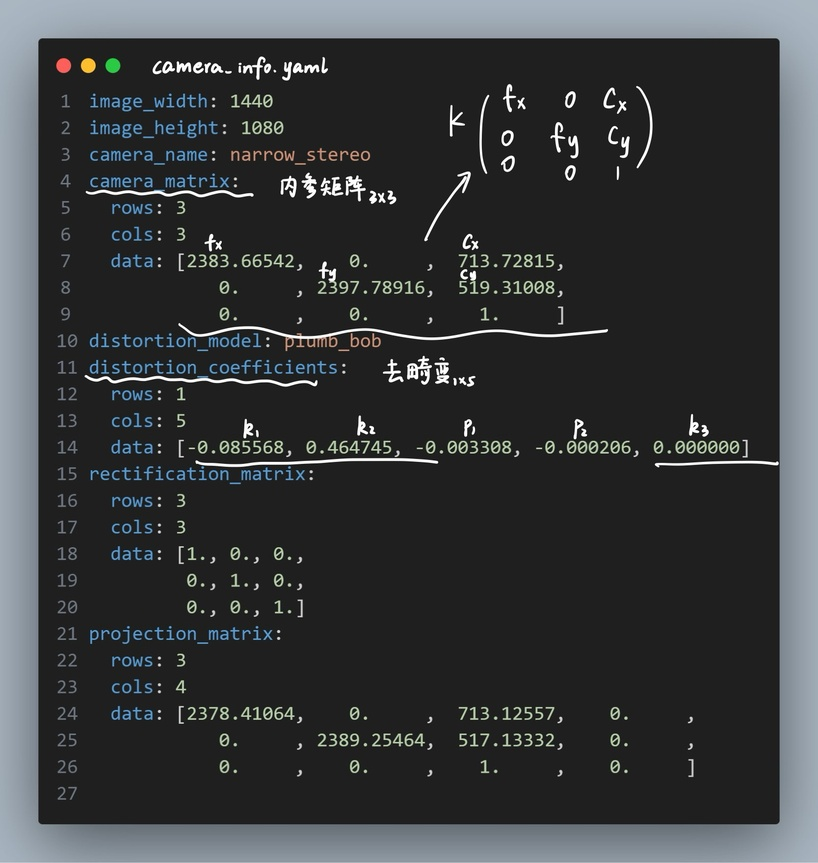
//> input picture Lesson4_camera_caliberation/images/1.2.jpg, 818 x 863 px, shrunk from 1667 x 1760 before the run
$ ./contours ../../../../../Lesson4_camera_caliberation/images/1.2.jpg 3   (built with g++ and OpenCV 4)
//> lines starting //> are read from the running program, lines starting //| are printed output that depends on the picture; after the words box and inside, x2 and y2 are one past the last pixel; in counts of white or black regions, pixels touching at a corner belong together
#include <opencv2/opencv.hpp>
#include <iostream>
#include <string>

int main(int argc, char* argv[]) {
    // 1. 处理命令行传参
    if (argc < 3) {
        std::cerr << "Usage: " << argv[0] << " <image_path> <binary_threshold>" << std::endl;
        return -1;
    }

    // 2. 读取图像
    cv::Mat bgr_image = cv::imread(argv[1]);
//> bgr_image is the input picture: 863 rows x 818 cols, CV_8UC3; mean B, G, R 61, 59.3, 56.6
    if (bgr_image.empty()) {
        std::cerr << "无法加载图像！" << std::endl;
        return -1;
    }

    // 3. 从命令行获取阈值
    int binary_thres=std::stoi(argv[2]);
//> binary_thres = 3


    // 4. 图像预处理（二值化）
    cv::Mat gray_image, binary_img;
    cv::cvtColor(bgr_image, gray_image, cv::COLOR_BGR2GRAY); // brg转gray
    cv::threshold(gray_image, binary_img, binary_thres, 255, cv::THRESH_BINARY); // 二值化
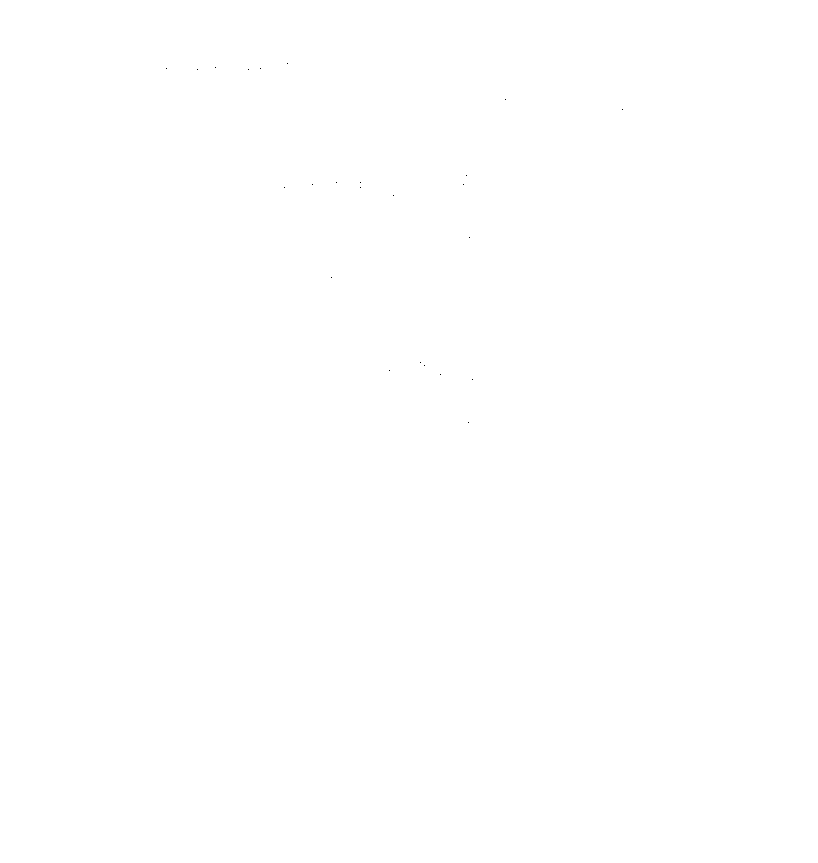
//> binary_img: 863 rows x 818 cols, CV_8UC1; 100% white; black in thin lines or dots, all inside (x1, y1, x2, y2) = (166, 63, 623, 423)

    // 5. 查找轮廓
    std::vector<std::vector<cv::Point>> contours;
    std::vector<cv::Vec4i> hierarchy;
    cv::findContours(binary_img, contours, hierarchy, cv::RETR_TREE, cv::CHAIN_APPROX_SIMPLE);
//> contours = 25 contours, 24 with area under 20; largest, box (x1, y1, x2, y2) and area: (0, 0, 818, 863) 704254

    // 6. 创建原图副本并在上面绘制轮廓
    cv::Mat image_with_contours = bgr_image.clone();  // 创建深拷贝
    cv::drawContours(image_with_contours, contours, -1, cv::Scalar(0, 255, 0), 2);  // 绘制所有轮廓
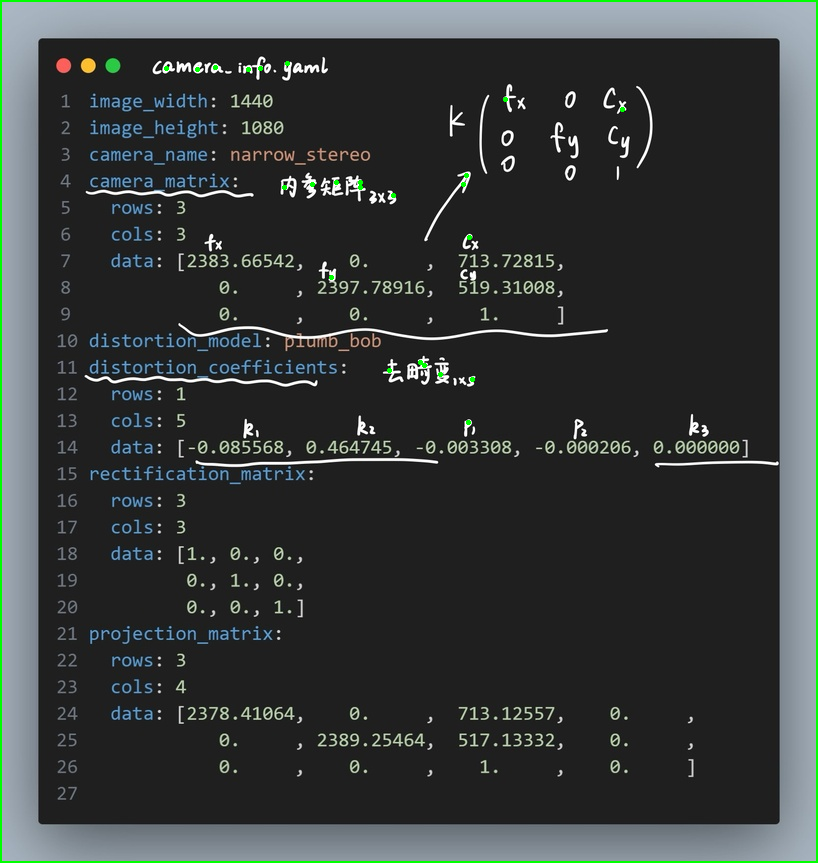
//> image_with_contours: 863 rows x 818 cols, CV_8UC3; 1.02% of pixels changed, all inside (x1, y1, x2, y2) = (0, 0, 818, 863)

    cv::imshow("Original Image", bgr_image);
    cv::imshow("Binary Image", binary_img);
    cv::imshow("Contours on Original", image_with_contours);

    // 9. 保存结果
    cv::imwrite("original_with_contours.jpg", image_with_contours);

    cv::waitKey(0);
    return 0;
}

$ run again, on Lesson4_camera_caliberation/images/4.3.jpg
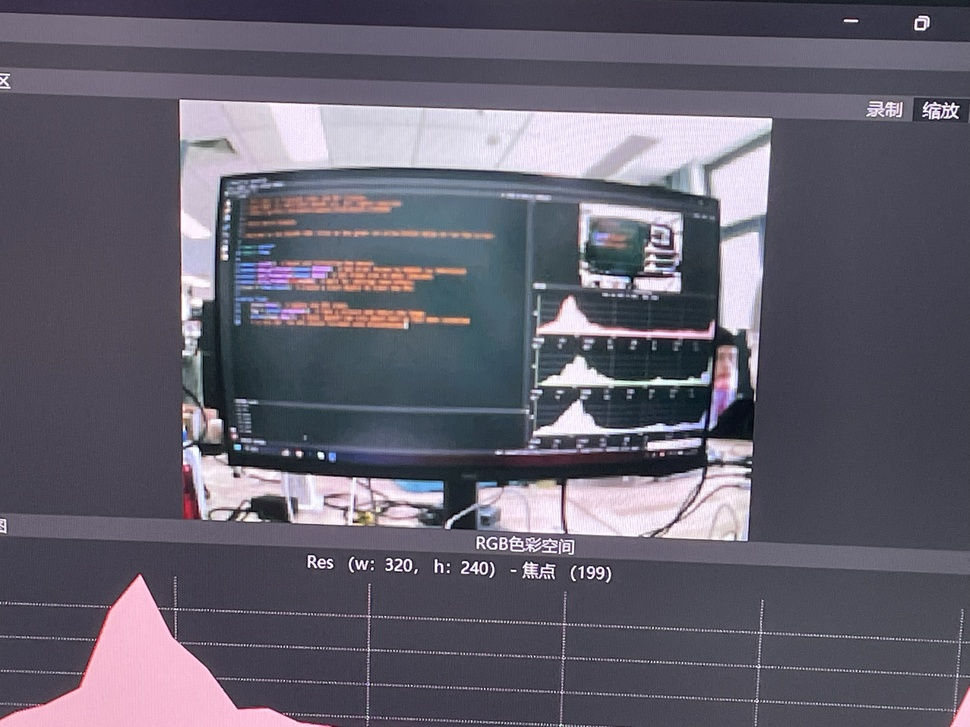
//> input picture Lesson4_camera_caliberation/images/4.3.jpg, 970 x 727 px, shrunk from 4032 x 3024 before the run
//> bgr_image is the input picture: 727 rows x 970 cols, CV_8UC3; mean B, G, R 111, 97.4, 101
//> binary_thres = 3
//> `cv::cvtColor(bgr_image, gray_image, cv::COLOR_BGR2GRAY);`:
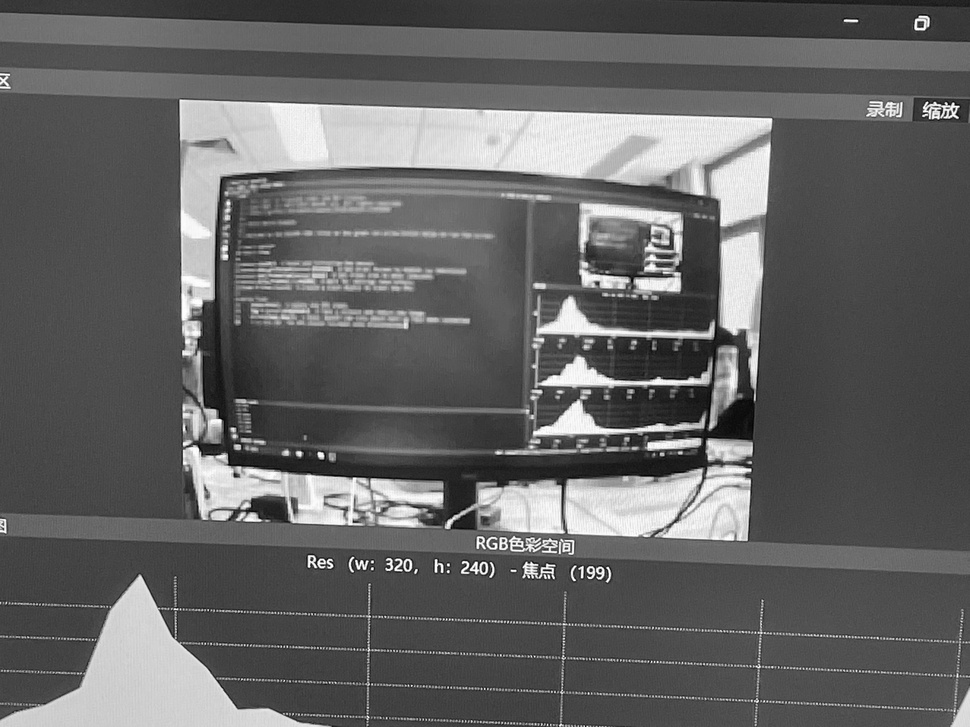
//> gray_image: 727 rows x 970 cols, CV_8UC1; min 0, max 255, mean 100
//> binary_img: 727 rows x 970 cols, CV_8UC1; 100% white; black in thin lines or dots, all inside (x1, y1, x2, y2) = (199, 104, 956, 514)
//> contours = 31 contours, 30 with area under 20; largest, box (x1, y1, x2, y2) and area: (0, 0, 970, 727) 703494
//> `cv::drawContours(image_with_contours, contours, -1, cv::Scalar(0, 255,..`:
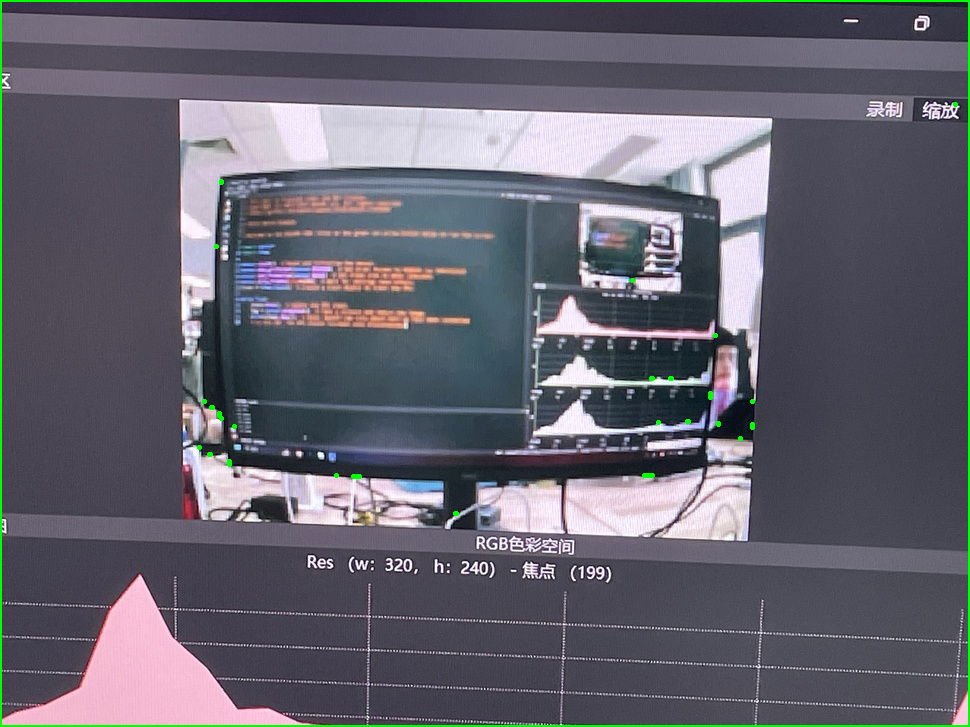
//> image_with_contours: 727 rows x 970 cols, CV_8UC3; 1.06% of pixels changed, all inside (x1, y1, x2, y2) = (0, 0, 970, 727)

$ run again, on Lesson4_camera_caliberation/images/1.1.png
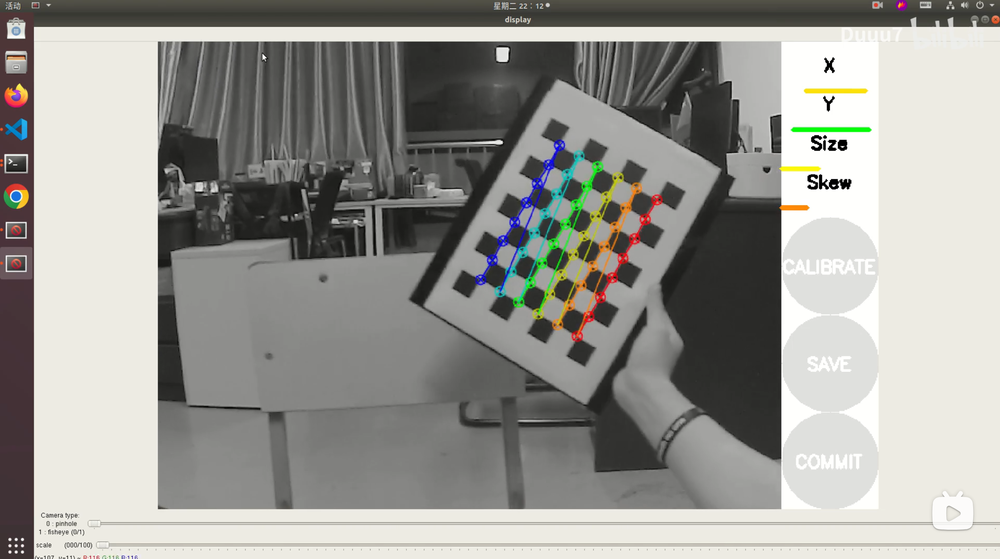
//> input picture Lesson4_camera_caliberation/images/1.1.png, 1000 x 559 px, shrunk from 2872 x 1606 before the run
//> bgr_image is the input picture: 559 rows x 1000 cols, CV_8UC3; mean B, G, R 148.3, 153.2, 154
//> binary_thres = 3
//> `cv::cvtColor(bgr_image, gray_image, cv::COLOR_BGR2GRAY);`:
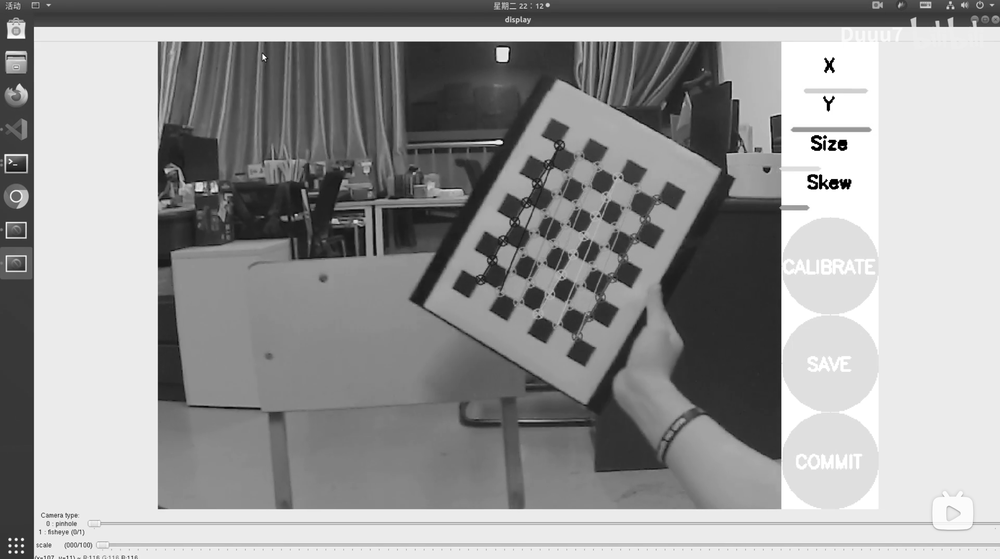
//> gray_image: 559 rows x 1000 cols, CV_8UC1; min 0, max 255, mean 153
//> binary_img: 559 rows x 1000 cols, CV_8UC1; 99.9% white; black in thin lines or dots, all inside (x1, y1, x2, y2) = (200, 53, 851, 193)
//> contours = 47 contours, 36 with area under 20; largest, box (x1, y1, x2, y2) and area: (0, 0, 1000, 559) 557442, (837, 139, 848, 151) 76, (839, 179, 852, 190) 74, (827, 139, 836, 151) 54, (828, 179, 839, 189) 50
//> `cv::drawContours(image_with_contours, contours, -1, cv::Scalar(0, 255,..`:
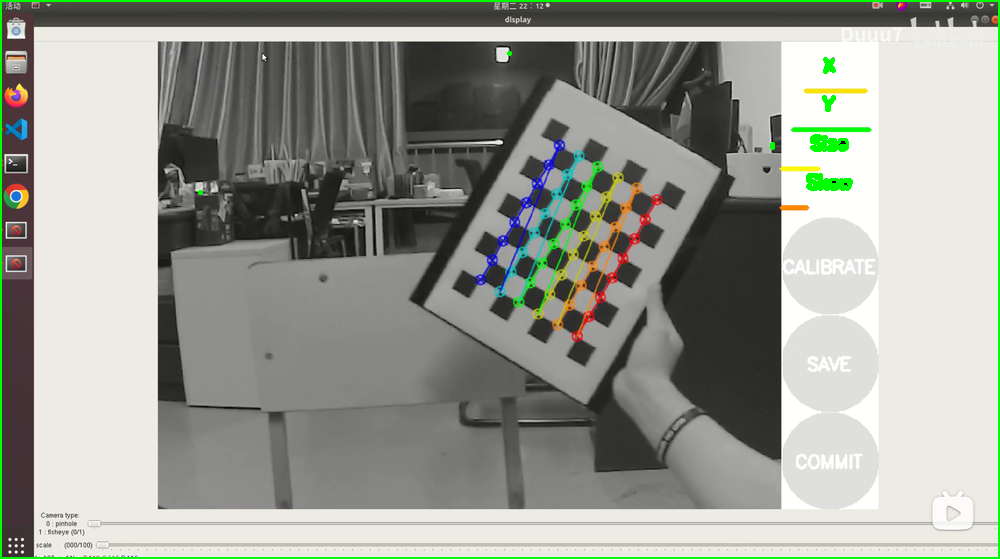
//> image_with_contours: 559 rows x 1000 cols, CV_8UC3; 1.39% of pixels changed, all inside (x1, y1, x2, y2) = (0, 0, 1000, 559)
